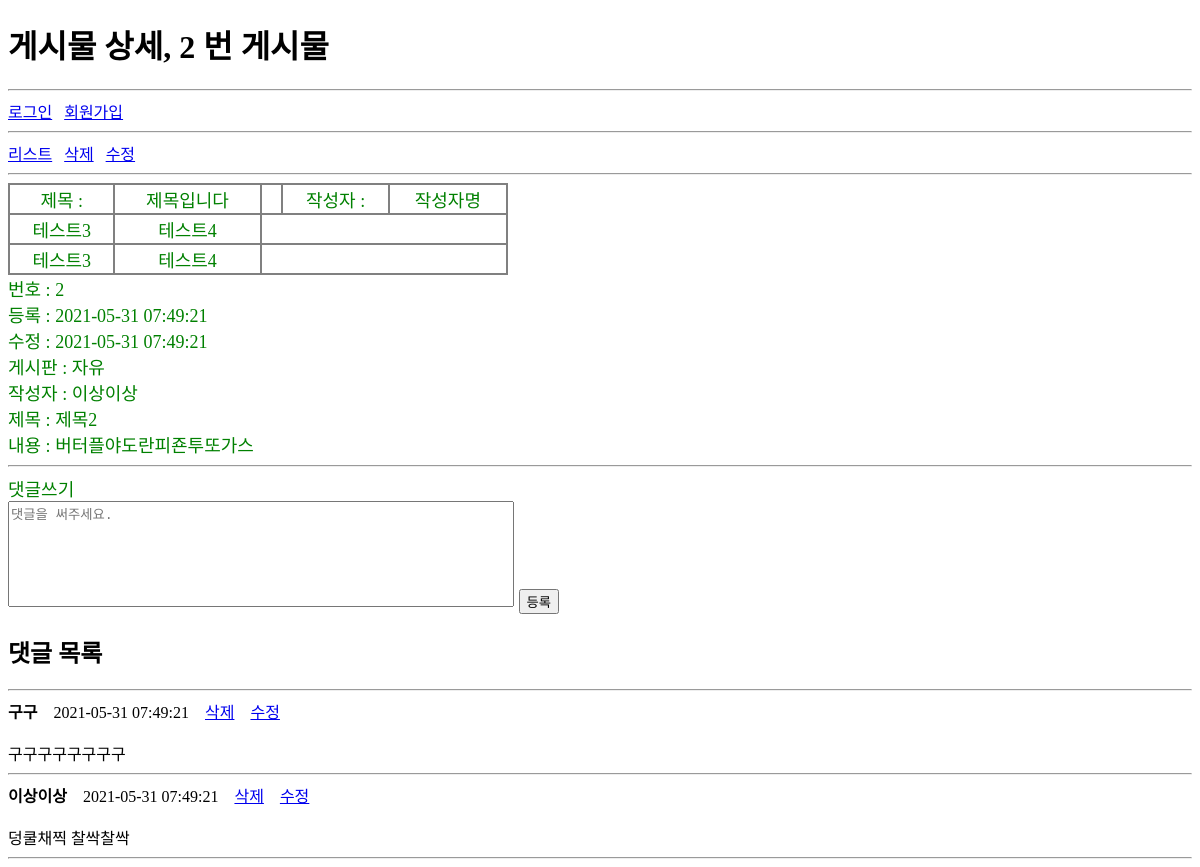
Page /usr/article/detail.php?id=2 on the committed database.
### tables this page shows
CREATE TABLE article(
  id INT(10) UNSIGNED NOT NULL PRIMARY KEY AUTO_INCREMENT,
  memberId INT(10) UNSIGNED NOT NULL,
  boardId INT(10) UNSIGNED NOT NULL,
  regDate DATETIME NOT NULL,
  updateDate DATETIME NOT NULL,
  title VARCHAR(20) NOT NULL,
  `body` TEXT NOT NULL
);

CREATE TABLE board(
  id INT(10) UNSIGNED NOT NULL PRIMARY KEY AUTO_INCREMENT,
  regDate DATETIME NOT NULL,
  updateDate DATETIME NOT NULL,
  `name` VARCHAR(20) NOT NULL,
  `code` VARCHAR(20) NOT NULL
);

CREATE TABLE `member`(
  id INT(10) UNSIGNED NOT NULL PRIMARY KEY AUTO_INCREMENT,
  regDate DATETIME NOT NULL,
  updateDate DATETIME NOT NULL,
  loginId VARCHAR(20) NOT NULL,
  loginPw VARCHAR(100) NOT NULL,
  `name` VARCHAR(20) NOT NULL,
  nickName VARCHAR(20) NOT NULL,
  email VARCHAR(100) NOT NULL,
  delStatus BOOLEAN NOT NULL
);

CREATE TABLE reply(
  id INT(10) UNSIGNED NOT NULL PRIMARY KEY AUTO_INCREMENT,
  regDate DATETIME NOT NULL,
  updateDate DATETIME NOT NULL,
  articleId INT(10) UNSIGNED NOT NULL,
  memberId INT(10) UNSIGNED NOT NULL,
  `body` TEXT NOT NULL
);

### usr/article/detail.php (the view, shortened to what this page needs)
<?php
require_once $_SERVER['DOCUMENT_ROOT'] . '/webInit.php';
$id = intval($_GET['id']);
$sql = "
SELECT *
FROM article AS A
WHERE A.id = '$id'
";
$rs = mysqli_query($dbConn, $sql);
$article = mysqli_fetch_assoc($rs);
$sqlBoard = "
SELECT *
FROM board AS B
WHERE B.id = '${article['boardId']}'
";
$rsBoard = mysqli_query($dbConn, $sqlBoard);
$board = mysqli_fetch_assoc($rsBoard);
$sqlMember = "
SELECT *
FROM `member` AS M
WHERE M.id = '${article['memberId']}'
";
$rsMember = mysqli_query($dbConn, $sqlMember);
$member = mysqli_fetch_assoc($rsMember);
$sqlReply = "
SELECT *
FROM reply AS R
WHERE R.articleId = '${article['id']}'
ORDER BY R.id DESC
";
$rsReply = mysqli_query($dbConn, $sqlReply);
$replies = [];
while($reply = mysqli_fetch_assoc($rsReply)){
  $replies[] = $reply;
}
?>
<?php require_once __DIR__ . "/../head.php"; ?>
  <section>
    <a href="list.php">리스트</a>&ensp;
    <a onclick="if( confirm('정말 삭제하시겠습니까?') == false )return false;" href="doDelete.php?id=<?=$id?>">삭제</a>&ensp;
    <a href="modify.php?id=<?=$id?>">수정</a>
  </section>
  <hr>
  <div>
    <table>
      <tr>
        <td>제목 : </td>
        <td>제목입니다</td>
        <td>&ensp;</td>
        <td>작성자 : </td>
        <td>작성자명</td>
      </tr>
      <tr>
        <td>테스트3</td>
        <td>테스트4</td>
      </tr>
      <tr>
        <td>테스트3</td>
        <td>테스트4</td>
      </tr>
    </table>
    번호 : <?=$article['id']?><br>
    등록 : <?=$article['regDate']?><br>
    수정 : <?=$article['updateDate']?><br>
    게시판 : <?=$board['name']?><br>
    작성자 : <?=$member['nickName']?><br>
    제목 : <?=$article['title']?><br>
    내용 : <?=$article['body']?>
  </div>
  <hr>
  <div>
    <span>댓글쓰기</span><br>
    <form action="../reply/doWrite.php">
      <textarea placeholder="댓글을 써주세요." name="body"></textarea>
      <input type="submit" value="등록">
    </form>
  </div>
  <h2>댓글 목록</h2>
  <hr>
  <?php foreach($replies as $reply) {?>
    <?php
      $sqlWriter = "
      SELECT *
      FROM `member` AS M
      WHERE M.id = ${reply['memberId']}
      ";
      $rsWriter = mysqli_query($dbConn, $sqlWriter);
      $writer = mysqli_fetch_assoc($rsWriter);
    ?>
    <span class="replyWriter"><?=$writer['nickName']?></span> &ensp;
    <?=$reply['regDate']?> &ensp;
    <span><a href="../reply/doDelete.php?id=<?=$reply['id']?>">삭제</a></span> &ensp;
    <span><a href="../reply/modify.php?id=<?=$reply['id']?>">수정</a></span>
    <br>
    <br>
    <?=$reply['body']?>
    <hr>
  <?php }?>
<?php require_once __DIR__ . "/../foot.php"; ?>

### common.css (style rules this page uses)
div { font-size: 18px; color: green ; }
table { border: 2px solid gray ; border-collapse: collapse; text-align: center; width:500px; }
th, tr, td { border: 2px solid gray ; }
textarea { width:500px; height:100px; resize:none; }
.replyWriter { font-weight:bold; }

### rows in the picture
article: id "2", regDate "2021-05-31 07:49:21", updateDate "2021-05-31 07:49:21", title "제목2", body "버터플야도란피죤투또가스"
board: name "자유"
member: nickName "이상이상"
reply: memberId.nickName "구구", regDate "2021-05-31 07:49:21", body "구구구구구구구구"
reply: memberId.nickName "이상이상", regDate "2021-05-31 07:49:21", body "덩쿨채찍 찰싹찰싹"

### other values in the picture
$pageTitle "게시물 상세, 2 번 게시물"
